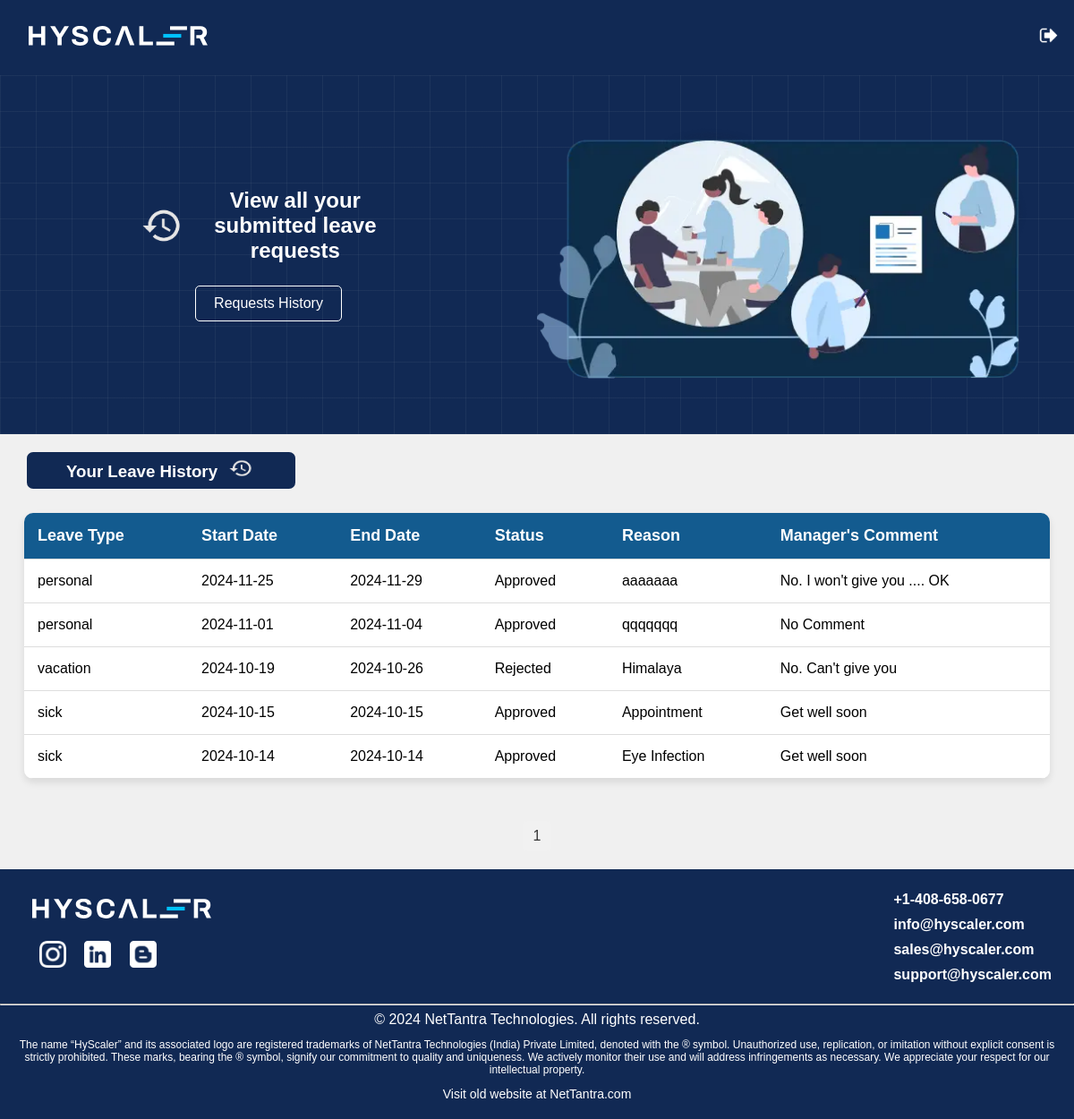
The page /user/leave_history.php (signed in) on the database its author committed.
### tables this page shows
CREATE TABLE `comments` (
  `id` int(11) NOT NULL,
  `leave_request_id` int(11) NOT NULL,
  `comment_text` text DEFAULT NULL
);

CREATE TABLE `leave_requests` (
  `id` int(11) NOT NULL,
  `user_id` int(11) NOT NULL,
  `leave_type` enum('vacation','sick','personal') NOT NULL,
  `start_date` date NOT NULL,
  `end_date` date NOT NULL,
  `reason` text NOT NULL,
  `status` enum('pending','approved','rejected') DEFAULT 'pending',
  `manager_comment` text DEFAULT NULL
);

### user/leave_history.php (the view, shortened to what this page needs)
<?php
include_once "../includes/dp.php";
$rows_per_page = 9;
$current_page = isset($_GET['page']) ? (int)$_GET['page'] : 1;
$offset = ($current_page - 1) * $rows_per_page;
$stmt = $conn->prepare("
    SELECT lr.leave_type, lr.start_date, lr.end_date, lr.reason, lr.status, c.comment_text
    FROM leave_requests lr
    LEFT JOIN comments c ON lr.id = c.leave_request_id
    WHERE lr.user_id = ?
    ORDER BY lr.start_date DESC
    LIMIT ? OFFSET ?
");
$stmt->bind_param("iii", $_SESSION['user_id'], $rows_per_page, $offset);
$stmt->execute();
$result = $stmt->get_result();
$leave_history = $result->fetch_all(MYSQLI_ASSOC);
$count_stmt = $conn->prepare("SELECT COUNT(*) FROM leave_requests WHERE user_id = ?");
$count_stmt->bind_param("i", $_SESSION['user_id']);
$count_stmt->execute();
$count_result = $count_stmt->get_result();
$total_rows = $count_result->fetch_array()[0];
$total_pages = ceil($total_rows / $rows_per_page);
?>
<!DOCTYPE html>
<html lang="en">
<head>
    <link rel="stylesheet" href="../css/style_history.css">
</head>
<body>
<?php include "../includes/header.php"; ?>
    <div class="dashboard-control-manager">
        <div class="" style="width:50%; align-content: center;">
            <div class="dashbboard-manager">
                <div class="welcome-managers">
                    <img src="../img/history1.png" alt="" srcset="">
                    <h2>View all your submitted leave requests</h2>
                </div>
                <div class="view-request">
                    <a href="#targetDiv" id="scrollButton">Requests History</a>
                </div>
            </div>
        </div>
        <div class="" style="width:50%; align-content: center;">
            <div class="leave-request-image">
                <img src="../img/about-hero.webp" alt="Hero Image" style="width:550px;">
            </div>
        </div>
    </div>
    <div class="cards-title" id="targetDiv">
        <h3>Your Leave History<img id="request-icon" src="../img/history1.png" alt="" srcset="" style="width:35px;height:20px;margin-left:8px"></h3>
    </div>
    <div class="history-table">
        <table>
            <thead>
                <tr>
                    <th>Leave Type</th>
                    <th>Start Date</th>
                    <th>End Date</th>
                    <th>Status</th>
                    <th>Reason</th>
                    <th>Manager's Comment</th>
                </tr>
            </thead>
            <tbody>
                <?php foreach ($leave_history as $leave): ?>
                    <tr class="<?php
                        echo ($leave['status'] === 'rejected') ? 'row-rejected' :
                            (($leave['status'] === 'approved') ? 'row-approved' : 'row-pending'); ?>">
                        <td><?= $leave['leave_type'] ?></td>
                        <td><?= $leave['start_date'] ?></td>
                        <td><?= $leave['end_date'] ?></td>
                        <td><?= ucfirst($leave['status']) ?></td>
                        <td><?= $leave['reason'] ?></td>
                        <td><?= ($leave['comment_text']) ?: 'No Comment' ?></td>
                    </tr>
                <?php endforeach; ?>
            </tbody>
        </table>
    </div>
    <div class="paginations">
        <?php for ($i = 1; $i <= $total_pages; $i++): ?>
            <a href="?page=<?= $i ?>" class="page-link" data-page="<?= $i ?>"><?= $i ?></a>
        <?php endfor; ?>
    </div>
    <?php include "../includes/footer.php"; ?>
</body>
</html>

### css/style_history.css (style rules this page uses)
.dashboard-control-manager { overflow: hidden; display: flex; background-color: #112954; height: 401px; position: relative; justify-content: space-evenly; width: 100%; background-image: linear-gradient(#cfd8dc0f 1px, #00000000 1px), linear-gradient(to right, #cfd8dc0f 1px, #00000000 1px); background-size: 40px 40px; }
.welcome-managers h2, .welcome-manager h2 { color: white; }
.dashbboard-manager { width: 100%; text-align: -webkit-center; }
.leave-request-image { width: 100%; }
.welcome-managers, .welcome-manager { display: flex; justify-content: center; width: 50%; }
.view-request a { display: inline-block; padding: 10px 20px; border: 1px solid white; color: white; text-decoration: none; border-radius: 5px; margin-top: 25px; }
.cards-title h3 { border-radius: 7px; padding: 8px; margin: 20px 0 0 30px; width: 300px; text-align: center; color: white; background-color: #112954; }
.welcome-managers img { width: 60px; height: 40px; align-self: center; }
.history-table { padding: 27px; }
.history-table table { width: 100%; border-collapse: collapse; box-shadow: 0 4px 8px rgba(0, 0, 0, 0.1); border-radius: 10px; overflow: hidden; }
thead { background-color: #135b8f; color: white; font-size: 18px; }
th, td { padding: 15px; border-bottom: 1px solid #ddd; text-align: left; }
th { font-weight: bold; }
tbody { background-color: white; }
tbody td { font-size: 16px; }
.paginations { display: flex; justify-content: center; margin: 20px 0; }
.paginations a { margin: 0 5px; padding: 8px 12px; text-decoration: none; background-color: #f1f1f1; color: #333; border-radius: 5px; transition: background-color 0.3s; }

### css/style.css (style rules this page uses)
* { margin: 0; padding: 0; box-sizing: border-box; }
body { font-family: Arial, sans-serif; background-color: #f0f0f0; }

### rows shown on the page
comments: leave_request.leave_type "personal", leave_request.start_date "2024-11-25", leave_request.end_date "2024-11-29", leave_request.status "Approved", leave_request.reason "aaaaaaa", comment_text "No. I won't give you .... OK"
leave_requests: leave_type "personal", start_date "2024-11-01", end_date "2024-11-04", status "Approved", reason "qqqqqqq", comment_text "No Comment"
comments: leave_request.leave_type "vacation", leave_request.start_date "2024-10-19", leave_request.end_date "2024-10-26", leave_request.status "Rejected", leave_request.reason "Himalaya", comment_text "No. Can't give you"
comments: leave_request.leave_type "sick", leave_request.start_date "2024-10-15", leave_request.end_date "2024-10-15", leave_request.status "Approved", leave_request.reason "Appointment", comment_text "Get well soon"
comments: leave_request.leave_type "sick", leave_request.start_date "2024-10-14", leave_request.end_date "2024-10-14", leave_request.status "Approved", leave_request.reason "Eye Infection", comment_text "Get well soon"
